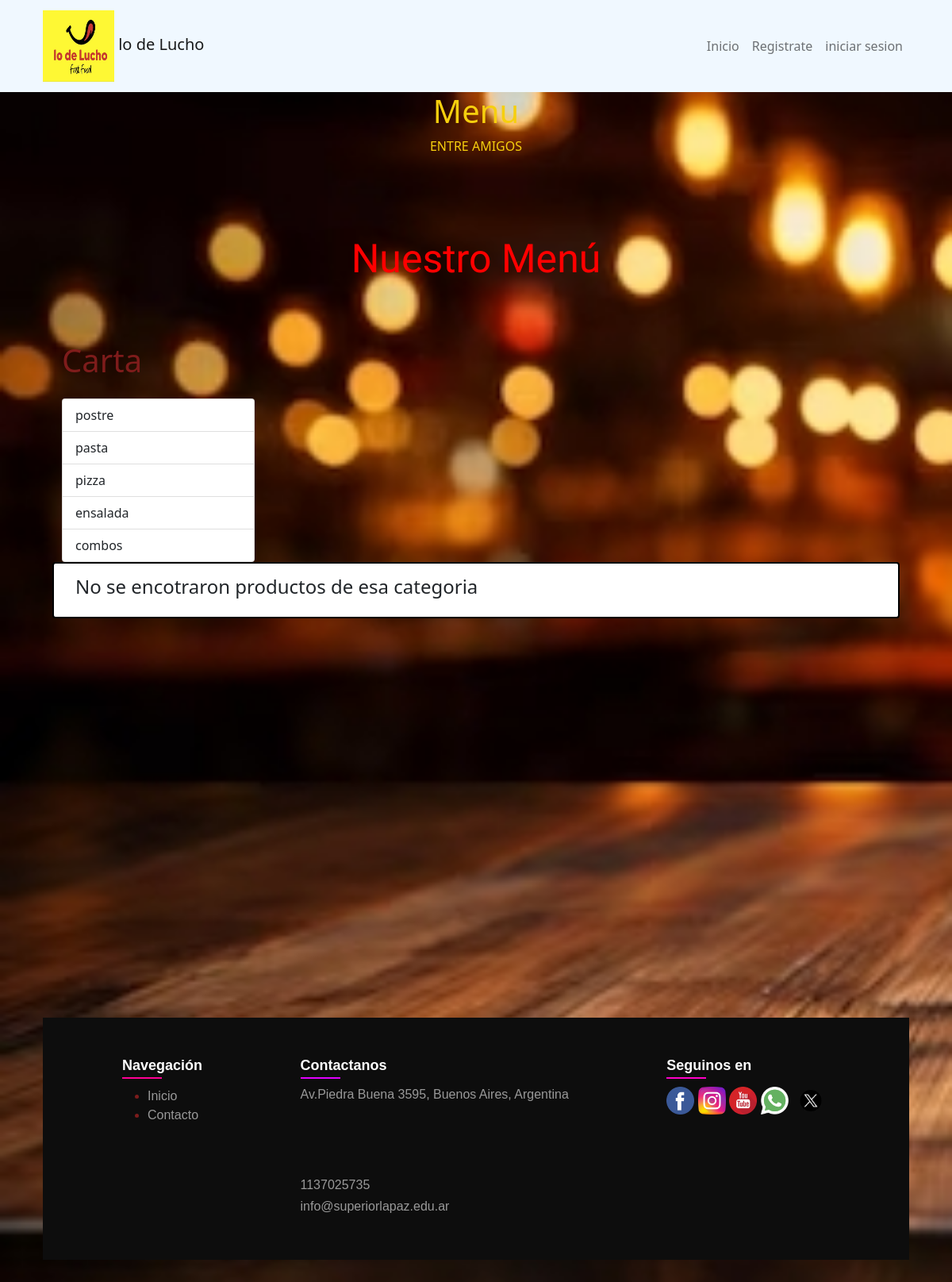
The page /Categorias/pasta on the database its author committed.
### aplications/tasks/models.py (models this page shows, shortened)
class Categoria(models.Model):
    nombre=models.CharField(max_length=250)
    slug=AutoSlugField(populate_from='nombre')
    activo=models.BooleanField(default=True)
    class Meta:
        verbose_name_plural='categoria'

### aplications/tasks/views.py (the view)
# urls.py: path('Categorias/<slug>',views.buscar_categorias,name='categorias'),
def buscar_categorias(request,slug):
    template_name="tasks/Tasks.html"
    cat=Categoria.objects.get(slug=slug)
    categorias=Categoria.objects.filter(activo=True)
    productos=Productos.objects.filter(activo=True,categoria=cat)
    context = {"productos":productos,"categorias":categorias}
    return render(request,template_name,context)

### templates/tasks/Tasks.html (shortened to what this page needs)
{% extends 'tasks/base.html' %}
{% block content %}
{% load static %}
<!DOCTYPE html>
<html lang="en">
    <head>
        <link  href="{% static 'css/estiloshome.css' %}" rel="stylesheet"/>
        <link  href="{% static 'css/menu.css' %}" rel="stylesheet"/>
        <link href="https://cdn.jsdelivr.net/npm/bootstrap@5.0.0-beta2/dist/css/bootstrap.min.css" rel="stylesheet"
>
        <link  href="{% static 'css/estiloshome.css' %}" rel="stylesheet"/>
        <link  href="{% static 'css/style.css' %}" rel="stylesheet"/>
    </head>
    <body>
        <main class="container" id="container">
            <div class="contenedor">
                <h1> Menu </h1>
                <p>ENTRE AMIGOS</p>
            </div>
        <h2 class="titulo-productos"> Nuestro Menú</h2>
        <div class="container">
            <div class="row">
                <div class="col-lg-3">
                    <h1 class="my-4">Carta</h1>
                    <div class="list-group">
                        {% for c in categorias %}
                        <a href="{% url 'categorias' c.slug %}" class="list-group-item">{{ c.nombre }}</a>
                        {% endfor %}
                    </div>
                </div>
            </div>
        </div>
        <div class="container">
            <div class="row">
                {% for item in productos %}
                <div class="col-lg-3" col-md-4 mb-4>
                    <div class="card h-100">
                        <img class="card-img-top" src="{{item.imagen}}">
                        <div class="card-body">
                            <h4 class="card-title">
                                {{item.nombre}}
                            </h4>
                            <h5>
                                s/.{{item.precio|floatformat:"1"}}
                            </h5>
                        </div>
                        <div class="card-footer">
                            <small class="text-muted"><a class="btn btn-success" href="{% url 'cart' item.slug %}">adicionar al carrito</a></small>
                        </div>
                    </div>
                </div>
                {% empty %}
                <div class="card w-100">
                    <div class="card-body">
                        <h4>No se encotraron productos de esa categoria</h4>
                    </div>
                </div>
            </div>
            {% endfor %}
        </div>
        <div class="google-maps">
            <iframe class="maps"
                src="https://www.google.com/maps/embed?pb=!1m18!1m12!1m3!1d3281.176451017464!2d-58.493463623487244!3d-34.675495861293854!2m3!1f0!2f0!3f0!3m2!1i1024!2i768!4f13.1!3m3!1m2!1s0x95bcc93965a1746d%3A0x6a0b282175f8e959!2sAv.%20Piedra%20Buena%203595%2C%20C1439GVF%20CABA!5e0!3m2!1ses-419!2sar!4v1698768549079!5m2!1ses-419!2sar"
                width="600" height="450" frameborder="0" style="border:0;" allowfullscreen="" aria-hidden="false"
                tabindex="0">
            </iframe>
        </div>
        <footer>
            <div id="footer-container">
                <div class="navegacion-footer">
                    <h4>Navegación</h4>
                    <ul>
                        <li><a href="#">Inicio </a></li>
                        <li><a href="">Contacto </a></li>
                    </ul>
                </div>
                <div class="contactanos-footer">
                    <h4>Contactanos</h4>
                    <h5>Av.Piedra Buena 3595, Buenos Aires, Argentina</h5>
                    <iframe class="google-maps-footer"
                        src="https://www.google.com/maps/embed?pb=!1m18!1m12!1m3!1d3281.176451017464!2d-58.493463623487244!3d-34.675495861293854!2m3!1f0!2f0!3f0!3m2!1i1024!2i768!4f13.1!3m3!1m2!1s0x95bcc93965a1746d%3A0x6a0b282175f8e959!2sAv.%20Piedra%20Buena%203595%2C%20C1439GVF%20CABA!5e0!3m2!1ses-419!2sar!4v1698768549079!5m2!1ses-419!2sar"
                        width="600" height="450" frameborder="0" style="border:0;" allowfullscreen="" aria-hidden="false"
                        tabindex="0">
                    </iframe>
                    <h5> 1137025735</h5>
                    <h5>info@superiorlapaz.edu.ar</h5>
                </div>
                <div class="redes-footer">
                    <h4>Seguinos en</h4>
                    <a href="https://www.facebook.com/" target="blank">
                        <img src="{% static 'img/iconos/facebook.png' %}" alt="Facebook">
                    </a>
                    <a href="https://www.instagram.com/" target="blank">
                        <img src="{%  static 'img/iconos/instagram.png' %}" alt="Instagram">
                    </a>
                    <a href="https://www.youtube.com/" target="blank">
                        <img src="{% static 'img/iconos/youtube.png' %}" alt="YouTube">
                    </a>
                    <a href="https://web.whatsapp.com/" target="blank">
                        <img src="{% static 'img/iconos/whatsapp.png'%}" alt="WhatsApp">
                    </a>
                    <a href="https://twitter.com/login?lang=es" target="blank">
                        <img src="{% static 'img/iconos/twitter_x.png' %}" alt="Twitter_x">
                    </a>
                </div>
            </div>
        </footer>
        {% endblock content %}

### empleados/static/css/estiloshome.css (style rules this page uses)
* { margin: 0px; padding: 0px; }
body { font-size: 16px; min-height: 40.62em; background: url(../img/fondo.jpg); background-repeat: no-repeat; height: 1800px; background-position: left center; background-attachment: fixed; background-size: cover; }

### empleados/static/css/menu.css (style rules this page uses)
* { margin: 0px; padding: 0px; }
body { font-size: 16px; min-height: 40.62em; background: url(../img/fondo.jpg); background-repeat: no-repeat; height: 1800px; background-position: left center; background-attachment: fixed; background-size: cover; }
.contenedor { text-align: center; color: rgb(246, 207, 14); }

### empleados/static/css/style.css (style rules this page uses)
* { margin: 0px; padding: 0px; box-sizing: border-box; text-decoration: none; }
img { max-width: 100%; max-height: 50%; padding: auto; }
#footer-container { width: 100%; height: auto; padding: 50px 100px; background-color: #0d0d0d; font-family: "Poppins", sans-serif; display: flex; justify-content: space-between; flex-wrap: wrap; }
.navegacion-footer { justify-content: space-between; flex-direction: row; }
.navegacion-footer h4 { position: relative; color: #fff; font-size: 18px; font-weight: 800; margin-bottom: 15px; }
.navegacion-footer h4:before { content: ""; position: absolute; bottom: -5px; left: 0px; width: 50px; height: 2px; background: rgb(255, 0, 149); }
.navegacion-footer ul { display: block; }
.navegacion-footer ul li a { text-decoration: none; color: #999; margin-bottom: 10px; }
.contactanos-footer { position: relative; font-family: "Poppins", sans-serif; }
.contactanos-footer h5 { color: #999; font-size: 16px; }
.contactanos-footer h4 { position: relative; color: #fff; font-size: 18px; font-weight: 800; margin-bottom: 15px; }
.contactanos-footer h4:before { content: " "; position: absolute; bottom: -5px; left: 0px; width: 50px; height: 2px; background: rgb(225, 0, 255); }
.google-maps-footer { width: 80px; height: 80px; }
.redes-footer { position: relative; }
.redes-footer a { text-decoration: none; }
.redes-footer h4 { position: relative; color: #fff; font-size: 18px; font-weight: 800; margin-bottom: 15px; }
.redes-footer h4:before { content: ""; position: absolute; bottom: -5px; left: 0px; width: 50px; height: 2px; background: rgb(255, 0, 200); }
.redes-footer img { width: auto; height: 35px; }
main h2 { font-size: 30px; font-family: "Kaushan Script", cursive; text-align: center; color: #DE423A; }
.container { color: #881e1ee6; }
.card { border: rgb(247, 248, 246) solid 2px; margin-bottom: 5%; transition: all 1s; }
.card-body { padding: 15px; }
.maps { width: 800px; height: 450px; padding-top: 50px; padding-bottom: 50px; }
.google-maps { display: flex; justify-content: center; }
.titulo-productos { font-size: 50px; font-family: "Kaushan Script", cursive; text-align: center; color: rgb(255, 0, 0); margin-top: 100px; margin-bottom: 50px; font-weight: 100px; animation-duration: 2s; animation-name: aparecer; }
.card { border: black solid 2px; margin-bottom: 5%; transition: all 1s; }

### rows shown on the page
Categoria: nombre "postre"
Categoria: nombre "pasta"
Categoria: nombre "pizza"
Categoria: nombre "ensalada"
Categoria: nombre "combos"
